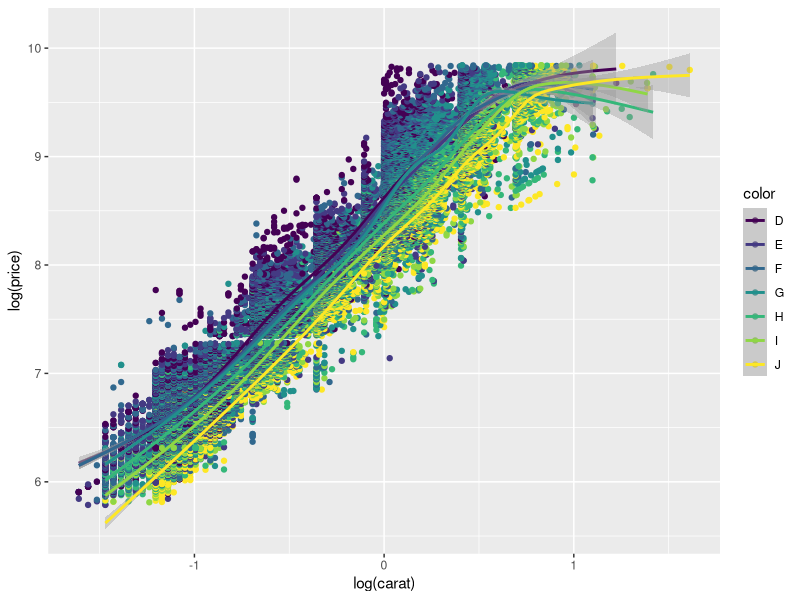
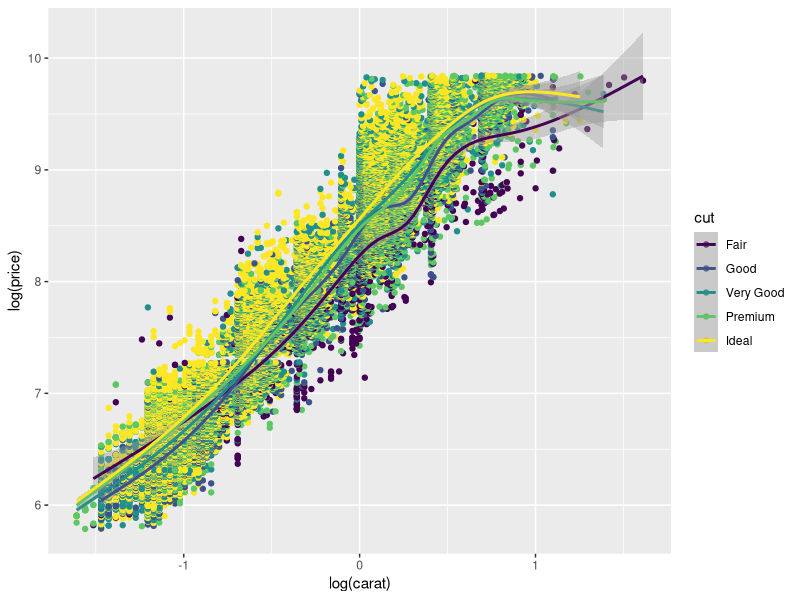
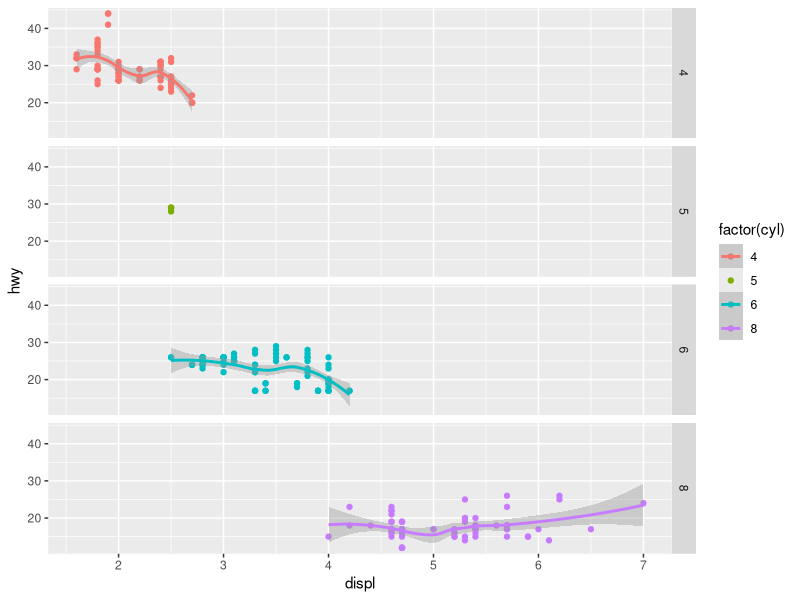
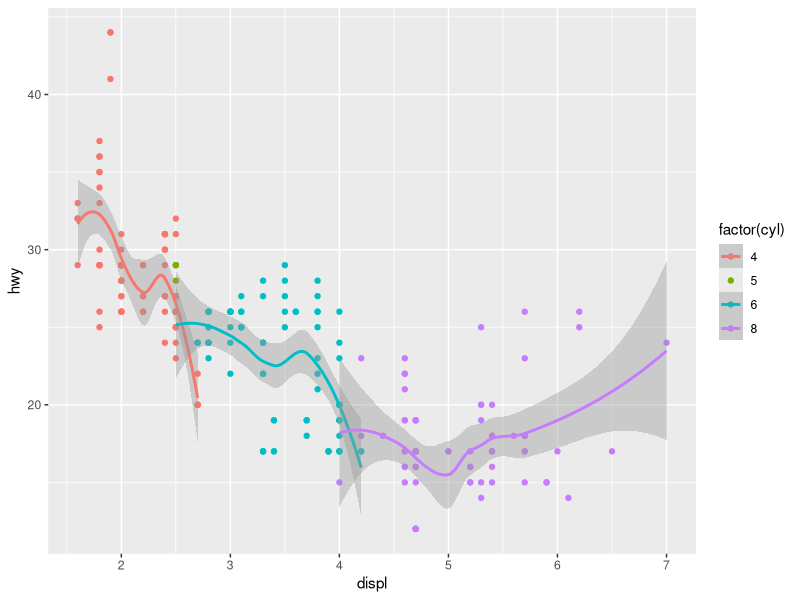

Reproduce these figures in R, in order.
## ---- chunk 1
# Lewis Higgins, Student ID 22133848
# Code for CMP5352 Data Visualisation Quiz 1

# Necessary for diamonds and mpg dataset, and the graph plotting.
library(ggplot2)

# Question 1
# First graph shows the relation of carats and price by color.

qplot(log(carat), log(price), data = diamonds, color = color, geom = c("point", "smooth"))

# Second graph shows the relation of carats and price by cut.

qplot(log(carat), log(price), data = diamonds, color = cut, geom = c("point", "smooth"))


# Question 2
# Produces 4 plots, one for each amount of cylinders.

qplot(displ, hwy, data = mpg, facets = cyl ~ ., color = factor(cyl), geom = c("point", "smooth"))

# Question 3
# Colors by cylinder, and adds smootihng lines for each color.

qplot(displ, hwy, data = mpg, color = factor(cyl), geom = c("point", "smooth"))

# For the exact numbers for the hwy values.
# View(mpg)


## ---- chunk 2

## ---- chunk 3
mycars <- within(mtcars, { cyl <- ordered(cyl) })
mycars
